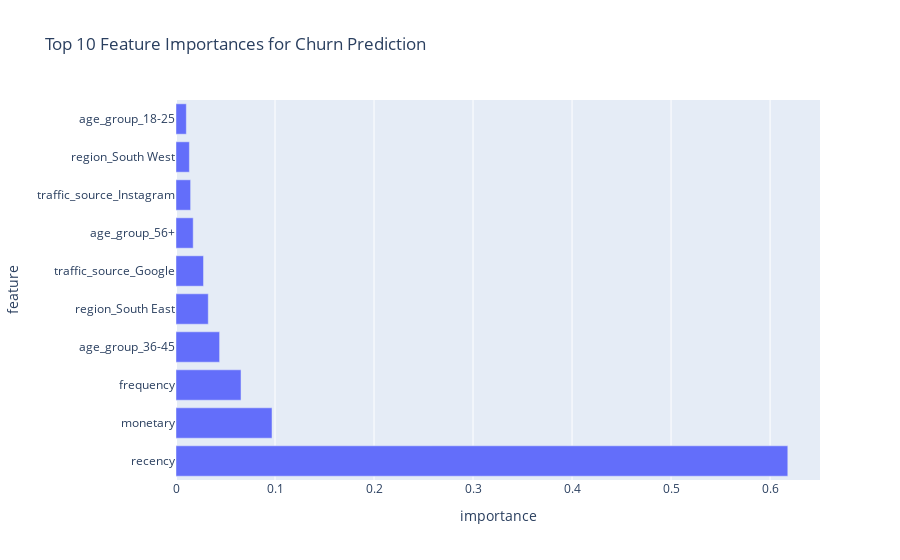

The notebook cell this image was saved under:
### Markdown cell above
## Step 3: Building a Churn Prediction Model

Now that we have visualised our customer segments, let's build a more sophisticated churn prediction model using Random Forest. We'll include additional features like age group, region, and traffic source to improve our predictions.

### Code cell
# Prepare features
X = pd.get_dummies(rfm.drop(['churned'], axis=1), columns=['age_group', 'region', 'traffic_source'])
y = rfm['churned']

# Scale numerical features
scaler = StandardScaler()
X[['recency', 'frequency', 'monetary']] = scaler.fit_transform(X[['recency', 'frequency', 'monetary']])

# Split the data
X_train, X_test, y_train, y_test = train_test_split(X, y, test_size=0.2, random_state=42)

# Train the model
rf_model = RandomForestClassifier(n_estimators=100, random_state=42)
rf_model.fit(X_train, y_train)

# Make predictions
y_pred = rf_model.predict(X_test)

# Print the classification report
print(classification_report(y_test, y_pred))

# Plot feature importances
importances = pd.DataFrame({'feature': X.columns, 'importance': rf_model.feature_importances_})
importances = importances.sort_values('importance', ascending=False).head(10)

fig = px.bar(importances, x='importance', y='feature', orientation='h',
             title='Top 10 Feature Importances for Churn Prediction')
fig.show()

### Figure 1 — Plotly figure (JSON) as saved in the notebook; plotly's stock layout.template omitted (floating-point values rounded to 4 significant figures)
{"data": [{"alignmentgroup": "True", "hovertemplate": "importance=%{x}<br>feature=%{y}<extra></extra>", "legendgroup": "", "marker": {"color": "#636efa", "pattern": {"shape": ""}}, "name": "", "offsetgroup": "", "orientation": "h", "showlegend": false, "textposition": "auto", "type": "bar", "x": [0.6179, 0.09699, 0.06568, 0.04403, 0.0326, 0.0278, 0.01737, 0.01477, 0.01352, 0.01043], "xaxis": "x", "y": ["recency", "monetary", "frequency", "age_group_36-45", "region_South East", "traffic_source_Google", "age_group_56+", "traffic_source_Instagram", "region_South West", "age_group_18-25"], "yaxis": "y"}], "layout": {"barmode": "relative", "legend": {"tracegroupgap": 0}, "title": {"text": "Top 10 Feature Importances for Churn Prediction"}, "xaxis": {"anchor": "y", "domain": [0, 1], "title": {"text": "importance"}}, "yaxis": {"anchor": "x", "domain": [0, 1], "title": {"text": "feature"}}}}
